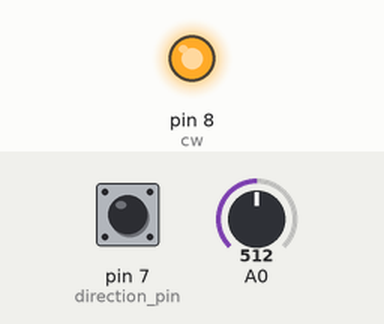
The sketch below on a simulated Arduino Uno, built with avr-gcc and run on an emulated ATmega328P. Shown: output pins drawn as LEDs (lit = HIGH). The test bench sets the inputs (shaded band); at power-on: pin 7 (direction_pin) HIGH, A0 = 512. Pins used as bus, display or sensor lines are not drawn.

Above: at 1.2 s.
1.3 s: pin 7 (direction_pin) pulled LOW for 0.15 s
At 1.37 s:
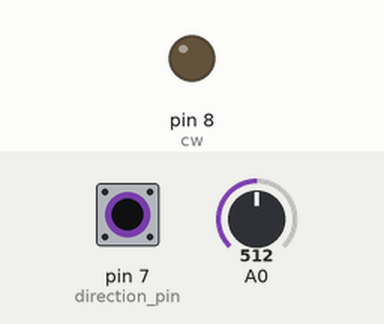
2.9 s: pin 7 (direction_pin) pulled LOW for 3.2 s
At 6.9 s:
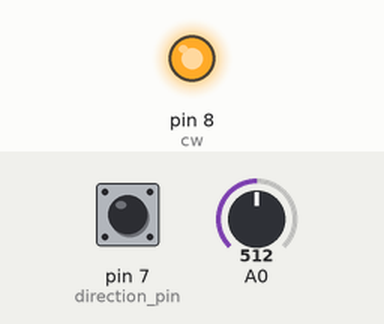
Timing chart, 0 to 8.4 s (numbered marks = the images above; inputs shaded):
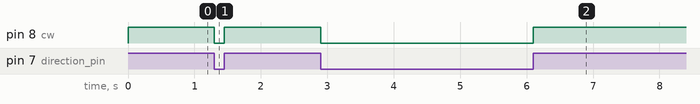

Measured:
- after the input at 1.3 s, pin 8 (cw): HIGH → LOW at once, → HIGH 0.15 s later
- after the input at 2.9 s, pin 8 (cw): HIGH → LOW at once, → HIGH 3.2 s later

The sketch:

stepper_TB6560.ino
```cpp
//connect A0 pin to pot for speed control
// pin 8 to cw+ on controller
// pin 9 to clk+ on controller
// no need to connect EN pin
// connect cw-,clk-,EN- to the GND
// for 1/8 step keep  S3 and S4 on and 1/16 step keep S4 only on
// connect pin 7 to a switch for direction control

int steps = 0;
int sped = 0;
#define clk 9
#define cw 8
#define direction_pin 7

void setup() {
  pinMode(cw, OUTPUT);
  pinMode(clk, OUTPUT);
  pinMode(direction_pin, INPUT_PULLUP);
  pinMode(A0, INPUT);
  digitalWrite(cw, LOW);
  digitalWrite(clk, LOW);
}

void loop() {
  if (digitalRead(direction_pin) == LOW) {
    digitalWrite(cw, LOW);
  }
  else {
    digitalWrite(cw, HIGH);
  }
  sped = analogRead(A0);
  digitalWrite(clk, HIGH);
  delayMicroseconds(sped);
  digitalWrite(clk, LOW);
  delayMicroseconds(sped);

}
```
